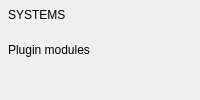
         <widget class="QWidget" name="systemsHead" native="true">
          <layout class="QVBoxLayout" name="systemsHeadLayout">
           <property name="spacing">
            <number>6</number>
           </property>
           <property name="leftMargin">
            <number>8</number>
           </property>
           <property name="topMargin">
            <number>0</number>
           </property>
           <property name="rightMargin">
            <number>0</number>
           </property>
           <property name="bottomMargin">
            <number>0</number>
           </property>
           <item>
            <widget class="QLabel" name="systemsHeadOver">
             <property name="text">
              <string>SYSTEMS</string>
             </property>
             <property name="role" stdset="0">
              <string>overline</string>
             </property>
             <property name="letterSpacing" stdset="0">
              <double>3.0</double>
             </property>
            </widget>
           </item>
           <item>
            <widget class="QLabel" name="systemsHeadTitle">
             <property name="text">
              <string>Plugin modules</string>
             </property>
             <property name="role" stdset="0">
              <string>h2</string>
             </property>
            </widget>
           </item>
           <item>
            <widget class="QLabel" name="systemsHeadSub">
             <property name="role" stdset="0">
              <string>sub</string>
             </property>
             <property name="bind" stdset="0">
              <string>mods.length + ' installed  ·  ' + activeCount + ' active  ·  changes load or unload them at once, as in the classic Modules tab'</string>
             </property>
            </widget>
           </item>
          </layout>
         </widget>
